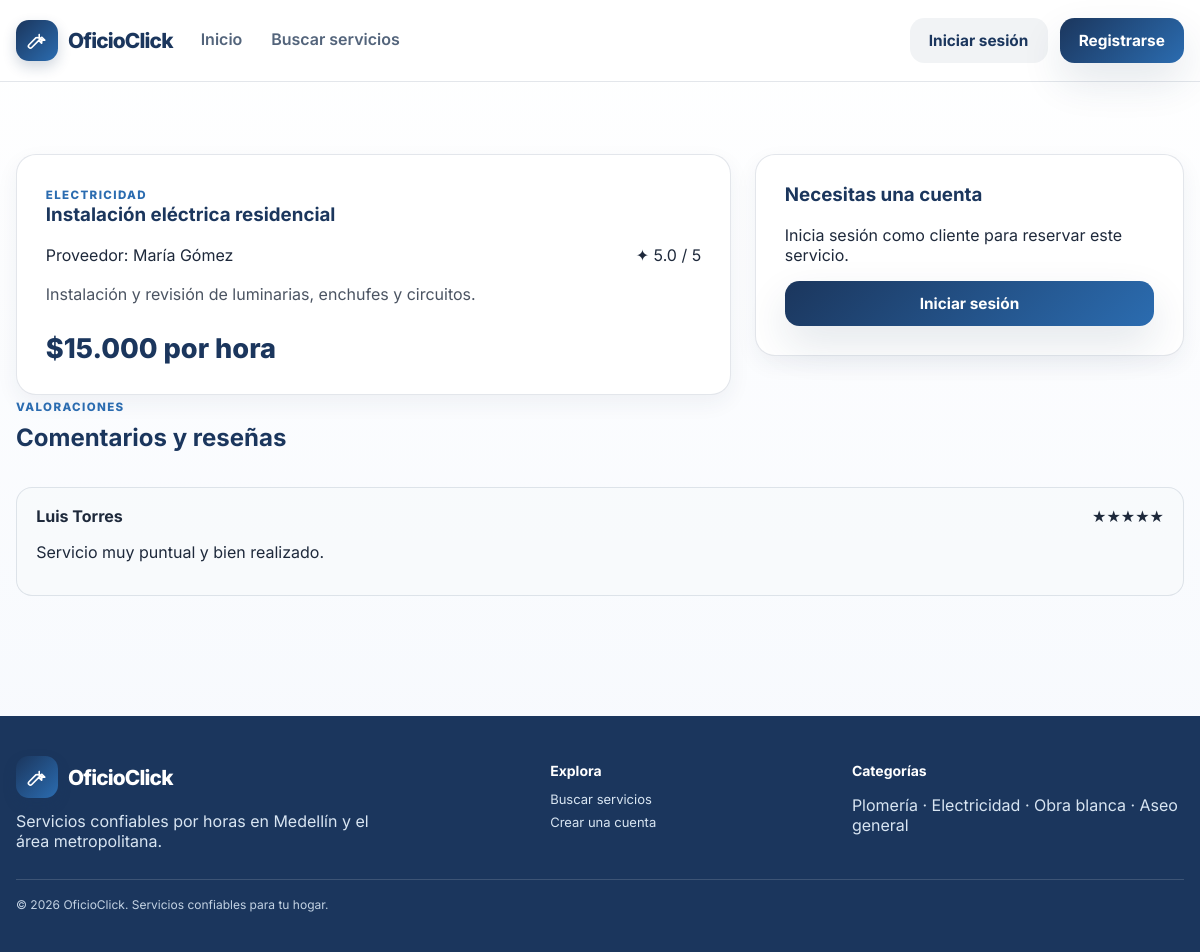
The page /index.php?page=service&id=2 on the database its author committed.
### tables this page shows
CREATE TABLE IF NOT EXISTS `servicio` (
  `id` INT UNSIGNED NOT NULL AUTO_INCREMENT,
  `trabajador_id` INT UNSIGNED NOT NULL,
  `categoria_id` INT UNSIGNED NOT NULL,
  `titulo` VARCHAR(150) NOT NULL,
  `descripcion` TEXT NOT NULL,
  `precio` DECIMAL(10,2) NOT NULL,
  `estado` ENUM('activo','inactivo') NOT NULL DEFAULT 'activo',
  `disponible` TINYINT(1) NOT NULL DEFAULT 1,
  `created_at` TIMESTAMP NOT NULL DEFAULT CURRENT_TIMESTAMP,
  `updated_at` TIMESTAMP NOT NULL DEFAULT CURRENT_TIMESTAMP ON UPDATE CURRENT_TIMESTAMP,
  PRIMARY KEY (`id`),
  KEY `idx_servicio_trabajador` (`trabajador_id`),
  KEY `idx_servicio_categoria` (`categoria_id`),
  CONSTRAINT `chk_servicio_precio` CHECK (`precio` > 0),
  CONSTRAINT `fk_servicio_trabajador` FOREIGN KEY (`trabajador_id`) REFERENCES `usuario` (`id`),
  CONSTRAINT `fk_servicio_categoria` FOREIGN KEY (`categoria_id`) REFERENCES `categoria` (`id`)
);

CREATE TABLE IF NOT EXISTS `categoria` (
  `id` INT UNSIGNED NOT NULL AUTO_INCREMENT,
  `nombre` VARCHAR(80) NOT NULL,
  PRIMARY KEY (`id`),
  UNIQUE KEY `uq_categoria_nombre` (`nombre`)
);

CREATE TABLE IF NOT EXISTS `usuario` (
  `id` INT UNSIGNED NOT NULL AUTO_INCREMENT,
  `rol_id` INT UNSIGNED NOT NULL,
  `ciudad_id` INT UNSIGNED DEFAULT NULL,
  `nombre` VARCHAR(100) NOT NULL,
  `apellido` VARCHAR(100) NOT NULL,
  `email` VARCHAR(150) NOT NULL,
  `telefono` VARCHAR(40) DEFAULT NULL,
  `documento_identidad` VARCHAR(30) DEFAULT NULL,
  `direccion` VARCHAR(255) DEFAULT NULL,
  `password_hash` VARCHAR(255) NOT NULL,
  `estado` ENUM('activo','inactivo','pendiente') NOT NULL DEFAULT 'activo',
  `created_at` TIMESTAMP NOT NULL DEFAULT CURRENT_TIMESTAMP,
  `updated_at` TIMESTAMP NOT NULL DEFAULT CURRENT_TIMESTAMP ON UPDATE CURRENT_TIMESTAMP,
  PRIMARY KEY (`id`),
  UNIQUE KEY `uq_usuario_email` (`email`),
  UNIQUE KEY `uq_usuario_documento` (`documento_identidad`),
  KEY `idx_usuario_rol` (`rol_id`),
  KEY `idx_usuario_ciudad` (`ciudad_id`),
  CONSTRAINT `fk_usuario_rol` FOREIGN KEY (`rol_id`) REFERENCES `rol` (`id`),
  CONSTRAINT `fk_usuario_ciudad` FOREIGN KEY (`ciudad_id`) REFERENCES `ciudad` (`id`)
);

CREATE TABLE IF NOT EXISTS `calificacion` (
  `id` INT UNSIGNED NOT NULL AUTO_INCREMENT,
  `reserva_id` INT UNSIGNED NOT NULL,
  `estrellas` TINYINT UNSIGNED NOT NULL,
  `comentario` TEXT DEFAULT NULL,
  `created_at` TIMESTAMP NOT NULL DEFAULT CURRENT_TIMESTAMP,
  PRIMARY KEY (`id`),
  UNIQUE KEY `uq_calificacion_reserva` (`reserva_id`),
  CONSTRAINT `chk_calificacion_estrellas` CHECK (`estrellas` BETWEEN 1 AND 5),
  CONSTRAINT `fk_calificacion_reserva` FOREIGN KEY (`reserva_id`) REFERENCES `reserva` (`id`)
);

### public/index.php (called while the page is built, shortened)
<?php
$page = $_GET['page'] ?? 'home';
$viewData = [];
switch ($page) {
    case 'service':
        $serviceId = (int) ($_GET['id'] ?? 0);
        $service = fetchServiceById($serviceId);
        $viewData['reviews'] = fetchReviewsForService($serviceId);
        break;
}
include __DIR__ . '/../views/layouts/base.php';

### app/helpers.php (called while the page is built, shortened)
<?php
function dbConnection(): ?mysqli
{
    static $connection = null;
    if (is_object($connection) && $connection instanceof mysqli) {
        return $connection;
    }
    try {
        $connection = @mysqli_connect(DB_HOST, DB_USER, DB_PASS, DB_NAME, DB_PORT);
    } catch (Throwable $e) {
        $connection = null;
        return null;
    }
    mysqli_set_charset($connection, 'utf8mb4');
    return $connection;
}
function e(string $value): string
{
    return htmlspecialchars($value ?? '', ENT_QUOTES, 'UTF-8');
}
function isLoggedIn(): bool
{
    return isset($_SESSION['user']['id']);
}
function fetchServiceById(int $id): ?array
{
    $db = dbConnection();
    $stmt = mysqli_prepare($db, "SELECT s.*, c.nombre AS category_name, u.nombre AS worker_name, u.apellido AS worker_lastname, u.email AS worker_email, u.telefono AS worker_phone
        FROM servicio s
        INNER JOIN categoria c ON c.id = s.categoria_id
        INNER JOIN usuario u ON u.id = s.trabajador_id
        WHERE s.id = ?
          AND c.nombre IN ('Plomería', 'Electricidad', 'Obra blanca', 'Aseo general')
        LIMIT 1");
    mysqli_stmt_bind_param($stmt, 'i', $id);
    mysqli_stmt_execute($stmt);
    $result = mysqli_stmt_get_result($stmt);
    $service = mysqli_fetch_assoc($result);
    return $service ?: null;
}
function getAverageRating(int $serviceId): ?float
{
    $db = dbConnection();
    $stmt = mysqli_prepare($db, 'SELECT AVG(c.estrellas) AS rating FROM calificacion c INNER JOIN reserva r ON r.id = c.reserva_id WHERE r.servicio_id = ?');
    mysqli_stmt_bind_param($stmt, 'i', $serviceId);
    if (!mysqli_stmt_execute($stmt)) {
        error_log('OficioClick rating query failed: ' . mysqli_stmt_error($stmt));
        mysqli_stmt_close($stmt);
        return null;
    }
    $result = mysqli_stmt_get_result($stmt);
    $row = mysqli_fetch_assoc($result);
    return ($row['rating'] ?? null) === null ? null : (float) $row['rating'];
}
function fetchReviewsForService(int $serviceId): array
{
    $db = dbConnection();
    $stmt = mysqli_prepare(
        $db,
        'SELECT c.*, u.nombre, u.apellido
         FROM calificacion c
         INNER JOIN reserva r ON r.id = c.reserva_id
         INNER JOIN usuario u ON u.id = r.cliente_id
         WHERE r.servicio_id = ?
         ORDER BY c.created_at DESC'
    );
    mysqli_stmt_bind_param($stmt, 'i', $serviceId);
    mysqli_stmt_execute($stmt);
    $result = mysqli_stmt_get_result($stmt);
    $rows = [];
    while ($row = mysqli_fetch_assoc($result)) {
        $rows[] = $row;
    }
    return $rows;
}
function formatMoney(float $amount): string
{
    return '$' . number_format($amount, 0, ',', '.');
}

### views/service-detail.php (the view)
<section class="section">
    <div class="container detail-layout">
        <article class="detail-card">
            <span class="eyebrow"><?php echo e($service['category_name']); ?></span>
            <h1><?php echo e($service['titulo']); ?></h1>
            <div class="detail-meta">
                <span>Proveedor: <?php echo e($service['worker_name'] . ' ' . $service['worker_lastname']); ?></span>
                <?php $serviceRating = getAverageRating((int) $service['id']); ?>
                <span><?php echo $serviceRating === null ? 'Sin calificaciones' : '✦ ' . number_format($serviceRating, 1) . ' / 5'; ?></span>
            </div>
            <p><?php echo e($service['descripcion']); ?></p>
            <div class="detail-price"><?php echo formatMoney((float) $service['precio']); ?> por hora</div>
        </article>
        <?php if (isLoggedIn() && $_SESSION['user']['role'] === 'Cliente'): ?>
            <aside class="booking-card">
                <h3>Reservar servicio</h3>
                <form method="post" action="index.php"<?php echo $formErrorDescription; ?>>
                    <input type="hidden" name="action" value="reserve-service">
                    <?php echo csrfField(); ?>
                    <input type="hidden" name="service_id" value="<?php echo (int) $service['id']; ?>">
                    <label>
                        Fecha
                        <input type="date" name="reservation_date" min="<?php echo date('Y-m-d'); ?>" required>
                    </label>
                    <label>
                        Hora
                        <input type="time" name="reservation_time" required>
                    </label>
                    <label>
                        Dirección de atención
                        <input type="text" name="service_address" maxlength="255" autocomplete="street-address" required>
                    </label>
                    <button class="btn btn-primary btn-block" type="submit">Solicitar reserva</button>
                </form>
            </aside>
        <?php else: ?>
            <aside class="booking-card">
                <h3>Necesitas una cuenta</h3>
                <p>Inicia sesión como cliente para reservar este servicio.</p>
                <a class="btn btn-primary btn-block" href="index.php?page=login">Iniciar sesión</a>
            </aside>
        <?php endif; ?>
    </div>
    <div class="container reviews-block">
        <div class="section-header">
            <div>
                <span class="eyebrow">Valoraciones</span>
                <h2>Comentarios y reseñas</h2>
            </div>
        </div>
        <?php if (empty($reviews)): ?>
            <div class="empty-state">
                <p>Aún no hay reseñas para este servicio.</p>
            </div>
        <?php else: ?>
            <div class="review-list">
                <?php foreach ($reviews as $review): ?>
                    <article class="review-item">
                        <div class="review-top">
                            <strong><?php echo e($review['nombre'] . ' ' . $review['apellido']); ?></strong>
                            <span><?php echo str_repeat('★', (int) $review['estrellas']); ?><?php echo str_repeat('☆', 5 - (int) $review['estrellas']); ?></span>
                        </div>
                        <p><?php echo e($review['comentario']); ?></p>
                    </article>
                <?php endforeach; ?>
            </div>
        <?php endif; ?>
    </div>
</section>

### public/assets/css/styles.css (style rules this page uses)
:root { --navy: #1B365D; --blue: #2B6CB0; --green: #166534; --amber: #92400E; --red: #B91C1C; --dark: #1E293B; --white: #FFFFFF; --muted: #F8FAFC; --text: #1E293B; --border: rgba(27, 54, 93, 0.12); --shadow: 0 18px 42px rgba(27, 54, 93, 0.12); }
* { box-sizing: border-box; }
html { scroll-behavior: smooth; }
body { margin: 0; font-family: 'Inter', sans-serif; background: linear-gradient(180deg, #ffffff 0%, #f5f8fd 100%); color: var(--text); }
a { color: var(--blue); text-decoration: none; }
.container { width: min(1180px, calc(100% - 2rem)); margin: 0 auto; }
h1, h2, h3, h4 { margin-top: 0; color: var(--navy); }
.eyebrow { display: inline-block; text-transform: uppercase; letter-spacing: 0.12em; font-size: 0.72rem; font-weight: 800; color: var(--blue); }
.hero p, .detail-card p, .product-card p { color: rgba(30, 41, 59, 0.8); line-height: 1.7; }
.btn { border: none; border-radius: 0.9rem; padding: 0.8rem 1.2rem; font-weight: 700; cursor: pointer; transition: all 0.2s ease; display: inline-flex; align-items: center; justify-content: center; font-size: 0.96rem; }
.btn-primary { background: linear-gradient(135deg, var(--navy), var(--blue)); color: var(--white); box-shadow: var(--shadow); }
.btn-block { width: 100%; }
.section { padding: 4rem 0; }
.section-header { display: flex; justify-content: space-between; align-items: end; margin-bottom: 1.5rem; }
.product-top, .detail-meta, .review-top { display: flex; justify-content: space-between; align-items: center; gap: 0.8rem; }
.detail-layout { display: grid; grid-template-columns: 1.5fr 0.9fr; gap: 1.5rem; align-items: start; }
.detail-card, .booking-card, .auth-card, .panel-card { background: var(--white); border: 1px solid var(--border); border-radius: 1.5rem; padding: 1.8rem; box-shadow: 0 15px 35px rgba(15, 23, 42, 0.05); }
.detail-price { margin-top: 1.5rem; font-size: 1.7rem; font-weight: 800; color: var(--navy); }
.review-list { display: grid; gap: 1rem; }
.review-item { background: rgba(248,250,252,0.8); border: 1px solid var(--border); border-radius: 1rem; padding: 1.1rem 1.2rem; }
.section { padding: 4.5rem 0; }
.section-header { gap: 20px; margin-bottom: 1.7rem; }
.section-header h2 { margin: .5rem 0; }
.category-card, .product-card, .detail-card, .booking-card, .auth-card, .panel-card { border: 1px solid var(--border); border-radius: 20px; background: var(--white); box-shadow: 0 8px 22px rgba(27,54,93,.06); }

### rows shown on the page
servicio: categoria.nombre "ELECTRICIDAD", titulo "Instalación eléctrica residencial", trabajador.apellido "María Gómez", descripcion "Instalación y revisión de luminarias, enchufes y circuitos.", precio "$15.000"
calificacion: usuario.nombre+apellido "Luis Torres", estrellas "★★★★★", comentario "Servicio muy puntual y bien realizado."

### other values the page prints
$serviceRating "5.0"
